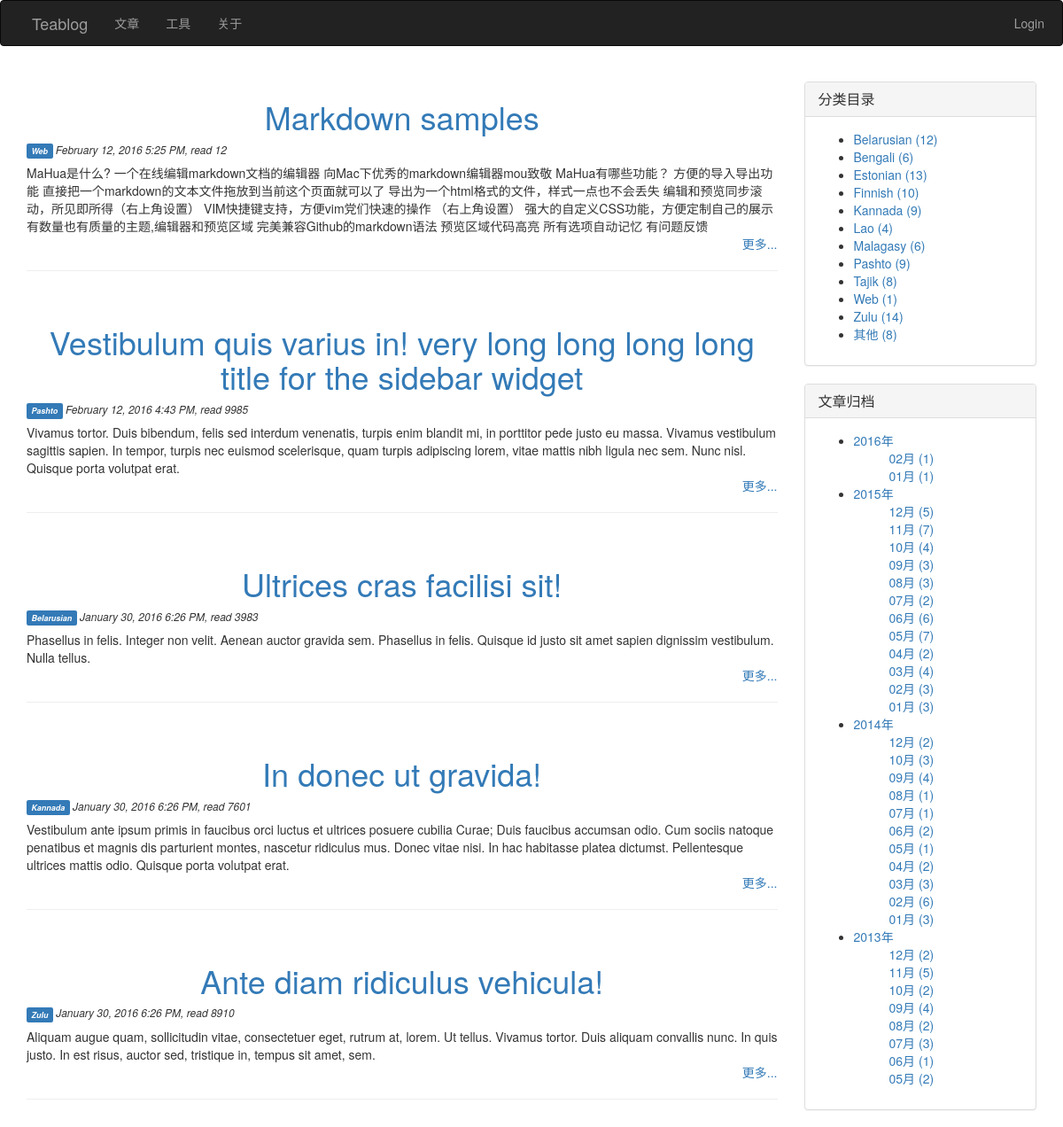
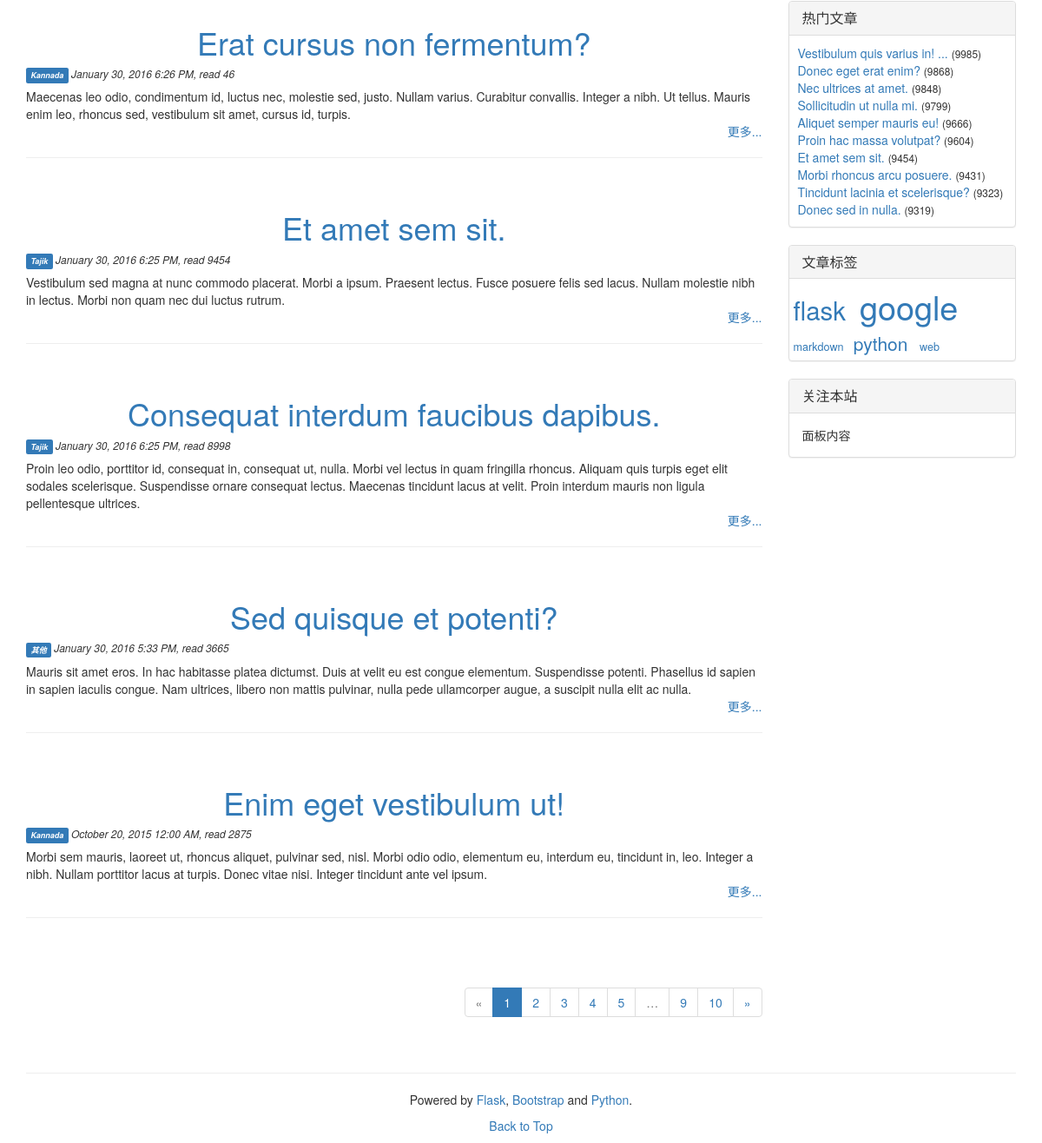
The page / on the database its author committed (2 pictures, top to bottom).
### index.py (models this page shows, shortened)
class Article(db.Model):
    __tablename__ = 'articles'
    id = db.Column(db.Integer, primary_key=True)
    title = db.Column(db.Unicode(128), unique=True, index=True, nullable=False)
    content = db.Column(db.UnicodeText) # plain-text or markdown
    content_html = db.Column(db.UnicodeText) # html
    content_pre = db.Column(db.UnicodeText) # several top lines for preview in 'index' page
    content_size = db.Column(db.Integer)
    time_created = db.Column(db.DateTime, index=True, default=datetime.now())
    time_modified = db.Column(db.DateTime, index=True, default=datetime.now())
    read_count = db.Column(db.Integer)
    private = db.Column(db.Boolean) # non-public, or hidden
    category_id = db.Column(db.Integer, db.ForeignKey('categories.id'))
    series_id = db.Column(db.Integer, db.ForeignKey('series.id'), nullable=True) # could be null
    tags = db.Column(db.Unicode(256), index=True, nullable=True) # space separated tag worlds

class Category(db.Model):
    __tablename__ = 'categories'
    id = db.Column(db.Integer, primary_key=True)
    name = db.Column(db.Unicode(32), unique=True, index=True, nullable=False)
    articles = db.relationship('Article', backref='category', lazy='dynamic')

### index.py (the view)
@app.route('/')
def index():
    page = request.args.get('page', 1, type=int)
    pagination = Article.query.order_by(Article.time_modified.desc()).paginate(
                    page, per_page=app.config['TEABLOG_ARTICLES_PER_PAGE'], error_out=True)
    articles = pagination.items
    return render_template('index.html', articles=articles, pagination=pagination)

### index.py (called while the page is built)
def update_tags_cache(articles=None, reverse=False):
    tags = {}
    if not articles:
        articles = Article.query.order_by(Article.title).all()
    for article in articles:
        if not article.tags:
            continue
        for tag in article.tags.split():
            tags.setdefault(tag, set())
            tags[tag].add(article)
    return sorted(tags.items(), reverse=reverse) # _list_ of item: ('tag', {art1, art2, ...})

### templates/index.html (shortened to what this page needs)
{% extends 'base.html' %}
{% block page_content %}
{% for article in articles %}
<div class="post">
	<h1 class="post-title text-center"><a href="{{ url_for('article', id=article.id) }}">{{ article.title }}</a></h1>
    <p class="date">
        <h6>
            <em>
                <a href="{{ url_for('articles', by='category') }}#{{ article.category.name }}">
                    <span class="label label-primary">{{ article.category.name }}</span>
                </a>
                {{ moment(article.time_modified).format('LLL') }}, read {{ article.read_count }}
            </em>
        </h6>
    </p>
	<div class="post_body">
        {% if article.content_pre %}
            {{ article.content_pre|striptags }}
        {% elif article.content_html %}
            {{ article.content_html|striptags }}
        {% else %}
            {{ article.content }}
        {% endif %}
    </div>
    <p class="text-right"><a href="{{ url_for('article', id=article.id) }}">更多...</a></p>
    <hr><br>
</div>
{% endfor %}
<div class="pagination pull-right">
    {{ macros.widget_pagination(pagination, 'index') }}
</div>
{% endblock %}

### templates/base.html (shortened to what this page needs)
{% extends 'bootstrap/base.html' %}
{% import '_macros.html' as macros %}
{% block head %}
    {{ super() }}
    <link rel="stylesheet" href="{{ url_for('static', filename='css/teablog.css') }}">
    <link rel="stylesheet" href="{{ url_for('static', filename='css/pygments-css/friendly.css') }}">
{% endblock %}
{% block navbar %}
<div class="navbar navbar-inverse" role="navigation" style="padding:0 20px">
	<div class="navbar-header">
		<a class="navbar-brand" href="{{ url_for('index') }}">Teablog</a>
	</div>
	<div>
		<ul class="nav navbar-nav">
			{% if current_user.is_authenticated() %}
            <li class="dropdown">
                <a href="{{ url_for('articles') }}" class="dropdown-toggle" data-toggle="dropdown">文章<b class="caret"></b></a>
                <ul class="dropdown-menu">
                   <li><a href="{{ url_for('articles') }}">所有文章</a></li>
                   <li><a href="{{ url_for('edit', opid='new') }}">写文章</a></li>
                   <li><a href="{{ url_for('admin.index') }}" target="_blank">管理</a></li>
                </ul>
            </li>
			{% else %}
            <li><a href="{{ url_for('articles') }}">文章</a></li>
			{% endif %}
			<li><a href="{{ url_for('tools') }}">工具</a></li>
			<li><a href="{{ url_for('about') }}">关于</a></li>
		</ul>
		<ul class="nav navbar-nav navbar-right">
			{% if current_user.is_authenticated() %}
				<li ><a href="{{ url_for('logout') }}">Logout</a></li>
			{% else %}
				<li ><a href="{{ url_for('login') }}">Login</a></li>
			{% endif %}
		</ul>
	</div>
</div>
{% endblock %}
{% block content %}
<div class="container">
    <div class="row">
        <div class="col-sm-9 blog-main">
        {% block page_content %}
        {% endblock %}
        </div>
        <div class="col-sm-3 blog-sidebar">
        {% block page_sidebar %}
            {{ macros.widget_category(sidebar_data['category'], 'articles') }}
            {{ macros.widget_archive(sidebar_data['archive'], 'articles') }}
            {{ macros.widget_popular(sidebar_data['popular'], 'article') }}
            {{ macros.widget_tags(sidebar_data['tags'], 'articles') }}
            <div class="panel panel-default">
                <div class="panel-heading">
                    <h3 class="panel-title">
                        关注本站
                    </h3>
                </div>
                <div class="panel-body">
                    面板内容
                </div>
            </div>
        {% endblock %}
        </div>
    </div>
    <footer class="blog-footer">
        <hr>
        <p class="text-center">
            Powered by <a href="http://flask.pocoo.org">Flask</a>,
            <a href="http://getbootstrap.com">Bootstrap</a> and <a href="http://python.org">Python</a>.
        </p>
        <p class="text-center">
            <a href="#">Back to Top</a>
        </p>
    </footer>
</div>
{% endblock %}

### templates/_macros.html (shortened to what this page needs)
{% macro widget_pagination(pagination, endpoint) %}
{% if pagination.total %}
<ul class="pagination">
    <li{%if not pagination.has_prev %} class="disabled"{% endif %}>
        <a href="{% if pagination.has_prev %}{{ url_for(endpoint, page=pagination.page-1, **kwargs) }}{% else %}#{% endif %}">
            &laquo;
        </a>
    </li>
    {% for p in pagination.iter_pages() %}
        {% if p %}
            {% if p == pagination.page %}
            <li class="active"><a href="{{ url_for(endpoint, page=p, **kwargs) }}">{{ p }}</a></li>
            {% else %}
            <li><a href="{{ url_for(endpoint, page=p, **kwargs) }}">{{ p }}</a></li>
            {% endif %}
        {% else %}
            <li class="disabled"><a href="#">&hellip;</a></li>
        {% endif %}
    {% endfor %}
    <li{%if not pagination.has_next %} class="disabled"{% endif %}>
        <a href="{% if pagination.has_next %}{{ url_for(endpoint, page=pagination.page+1, **kwargs) }}{% else %}#{% endif %}">
            &raquo;
        </a>
    </li>
</ul>
{% endif %}
{% endmacro %}
{% macro widget_category(data, endpoint) %}
<div class="panel panel-default">
    <div class="panel-heading">
        <h3 class="panel-title">分类目录</h3>
    </div>
    <div class="panel-body">
        <ul>
            {% for category, num in data.items() %}
                <li>
                    <a href="{{ url_for(endpoint, by='category') }}#{{ category.name }}">
                        {{ category.name }} ({{ num }})
                    </a>
                </li>
            {% endfor %}
        </ul>
    </div>
</div>
{% endmacro %}
{% macro widget_archive(data, endpoint) %}
<div class="panel panel-default">
    <div class="panel-heading">
        <h3 class="panel-title">文章归档</h3>
    </div>
    <div class="panel-body">
        <ul>
            {% for year, months in data.items() %}
            <li>
                <a href='#'>{{ year }}年</a>
                {% for month, num in months.items() %}
                <ul>
                    <li style="list-style-type: none">
                        <a href="{{ url_for(endpoint, by='time_created') }}#{{ year }}-{{ month }}">
                            {{ "%02d"|format(month) }}月 ({{ num }})
                        </a>
                    </li>
                </ul>
                {% endfor %}
            </li>
            {% endfor %}
        </ul>
    </div>
</div>
{% endmacro %}
{% macro widget_popular(data, endpoint) %}
<div class="panel panel-default">
    <div class="panel-heading">
        <h3 class="panel-title">热门文章</h3>
    </div>
    <div class="panel-body" style="padding: 10px 5px 10px 10px;">
        {% for article in data %}
        <a href="{{ url_for(endpoint, id=article.id) }}">{{ article.title|truncate(30, True) }}</a> <small>({{ article.read_count }})</small><br>
        {% endfor %}
    </div>
</div>
{% endmacro %}
{% macro widget_tags(data, endpoint) %}
    {% set num_min, num_max = data[0] %}
    {% set font_min, font_max = (90, 270) %}
    {% if num_min == num_max or num_min == -1 %}
    {%      set size_delta = 0 %}
    {% else %}
    {%      set size_delta = ((font_max - font_min) // (num_max - num_min)) %}
    {% endif %}
<div class="panel panel-default">
    <div class="panel-heading">
        <h3 class="panel-title">文章标签</h3>
    </div>
    <div class="panel-body" style="padding: 5px;">
        {% for tag_data in data[1:] %}
        <a href="{{ url_for(endpoint, by='tag') }}#{{ tag_data[0] }}">
            <span style="font-size:{{ (tag_data[1] - num_min) * size_delta + font_min }}%">{{ tag_data[0] }}<span>
        </a>&nbsp;
        {% endfor %}
    </div>
</div>
{% endmacro %}

### rows shown on the page
Article: title "Markdown samples", category.name "Web", time_modified "February 12, 2016 5:25 PM", read_count "12", content_pre "MaHua是什么? 一个在线编辑markdown文档的编辑器 向Mac下优秀的markdown编辑器mou致敬 MaHua有哪些功能？ 方便的导入导出功能 直接把一个markdown的文本文件拖放到当前这个页面就可以了 导出为一个html格式的文件，样式一点也不会丢失 编辑和预览同步滚动，所见即所得（右上角设置） VIM快捷键支持，方便vim党们快速的操作 （右上角设置） 强大的自定义CSS功能，方便定制自己的展示 有数量也有质量的主题,编辑器和预览区域 完美兼容Github的markdown语法 预览区域代码高亮 所有选项自动记忆 有问题反馈", tags "markdown"
Article: title "Vestibulum quis varius in! very long long long long title for the sidebar widget", category.name "Pashto", time_modified "February 12, 2016 4:43 PM", read_count "9985", content_pre "Vivamus tortor. Duis bibendum, felis sed interdum venenatis, turpis enim blandit mi, in porttitor pede justo eu massa. Vivamus vestibulum sagittis sapien. In tempor, turpis nec euismod scelerisque, quam turpis adipiscing lorem, vitae mattis nibh ligula nec sem. Nunc nisl. Quisque porta volutpat erat.", title "Vestibulum quis varius in! ..."
Article: title "Ultrices cras facilisi sit!", category.name "Belarusian", time_modified "January 30, 2016 6:26 PM", read_count "3983", content "Phasellus in felis. Integer non velit. Aenean auctor gravida sem. Phasellus in felis. Quisque id justo sit amet sapien dignissim vestibulum. Nulla tellus."
Article: title "In donec ut gravida!", category.name "Kannada", time_modified "January 30, 2016 6:26 PM", read_count "7601", content "Vestibulum ante ipsum primis in faucibus orci luctus et ultrices posuere cubilia Curae; Duis faucibus accumsan odio. Cum sociis natoque penatibus et magnis dis parturient montes, nascetur ridiculus mus. Donec vitae nisi. In hac habitasse platea dictumst. Pellentesque ultrices mattis odio. Quisque porta volutpat erat."
Article: title "Ante diam ridiculus vehicula!", category.name "Zulu", time_modified "January 30, 2016 6:26 PM", read_count "8910", content "Aliquam augue quam, sollicitudin vitae, consectetuer eget, rutrum at, lorem. Ut tellus. Vivamus tortor. Duis aliquam convallis nunc. In quis justo. In est risus, auctor sed, tristique in, tempus sit amet, sem.", tags "google"
Article: title "Erat cursus non fermentum?", category.name "Kannada", time_modified "January 30, 2016 6:26 PM", read_count "46", content "Maecenas leo odio, condimentum id, luctus nec, molestie sed, justo. Nullam varius. Curabitur convallis. Integer a nibh. Ut tellus. Mauris enim leo, rhoncus sed, vestibulum sit amet, cursus id, turpis."
Article: title "Et amet sem sit.", category.name "Tajik", time_modified "January 30, 2016 6:25 PM", read_count "9454", content "Vestibulum sed magna at nunc commodo placerat. Morbi a ipsum. Praesent lectus. Fusce posuere felis sed lacus. Nullam molestie nibh in lectus. Morbi non quam nec dui luctus rutrum.", tags "flask"
Article: title "Consequat interdum faucibus dapibus.", category.name "Tajik", time_modified "January 30, 2016 6:25 PM", read_count "8998", content "Proin leo odio, porttitor id, consequat in, consequat ut, nulla. Morbi vel lectus in quam fringilla rhoncus. Aliquam quis turpis eget elit sodales scelerisque. Suspendisse ornare consequat lectus. Maecenas tincidunt lacus at velit. Proin interdum mauris non ligula pellentesque ultrices."
Article: title "Sed quisque et potenti?", category.name "其他", time_modified "January 30, 2016 5:33 PM", read_count "3665", content "Mauris sit amet eros. In hac habitasse platea dictumst. Duis at velit eu est congue elementum. Suspendisse potenti. Phasellus id sapien in sapien iaculis congue. Nam ultrices, libero non mattis pulvinar, nulla pede ullamcorper augue, a suscipit nulla elit ac nulla."
Article: title "Enim eget vestibulum ut!", category.name "Kannada", time_modified "October 20, 2015 12:00 AM", read_count "2875", content "Morbi sem mauris, laoreet ut, rhoncus aliquet, pulvinar sed, nisl. Morbi odio odio, elementum eu, interdum eu, tincidunt in, leo. Integer a nibh. Nullam porttitor lacus at turpis. Donec vitae nisi. Integer tincidunt ante vel ipsum."
Category: name "Belarusian", num "12"
Category: name "Bengali", num "6"
Category: name "Estonian", num "13"
Category: name "Finnish", num "10"
Category: name "Kannada", num "9"
Category: name "Lao", num "4"
Category: name "Malagasy", num "6"
Category: name "Pashto", num "9"
Category: name "Tajik", num "8"
Category: name "Web", num "1"
Category: name "Zulu", num "14"
Category: name "其他", num "8"
Article: title "Donec eget erat enim?", read_count "9868"
Article: title "Nec ultrices at amet.", read_count "9848"
Article: title "Sollicitudin ut nulla mi.", read_count "9799"
Article: title "Aliquet semper mauris eu!", read_count "9666"
Article: title "Proin hac massa volutpat?", read_count "9604"
Article: title "Morbi rhoncus arcu posuere.", read_count "9431"
Article: title "Tincidunt lacinia et scelerisque?", read_count "9323"
Article: title "Donec sed in nulla.", read_count "9319"

### other values the page prints
{{ p }} "1"
{{ p }} "2" "3" "4" "5" "9" "10"
{{ year }} "2016" "2015" "2014" "2013"
{{ "%02d"|format(month) }} "02" "01" "12" "11" "10" "09" "08" "07" "06" "05" "04" "03" "02" "01" "12" "10" "09" "08" "07" "06" "05" "04" "03" "02" "01" "12" "11" "10" "09" "08" "07" "06" "05"
{{ num }} "1" "1" "5" "7" "4" "3" "3" "2" "6" "7" "2" "4" "3" "3" "2" "3" "4" "1" "1" "2" "1" "2" "3" "6" "3" "2" "5" "2" "4" "2" "3" "1" "2"
{{ tag_data[0] }} "python" "web"
